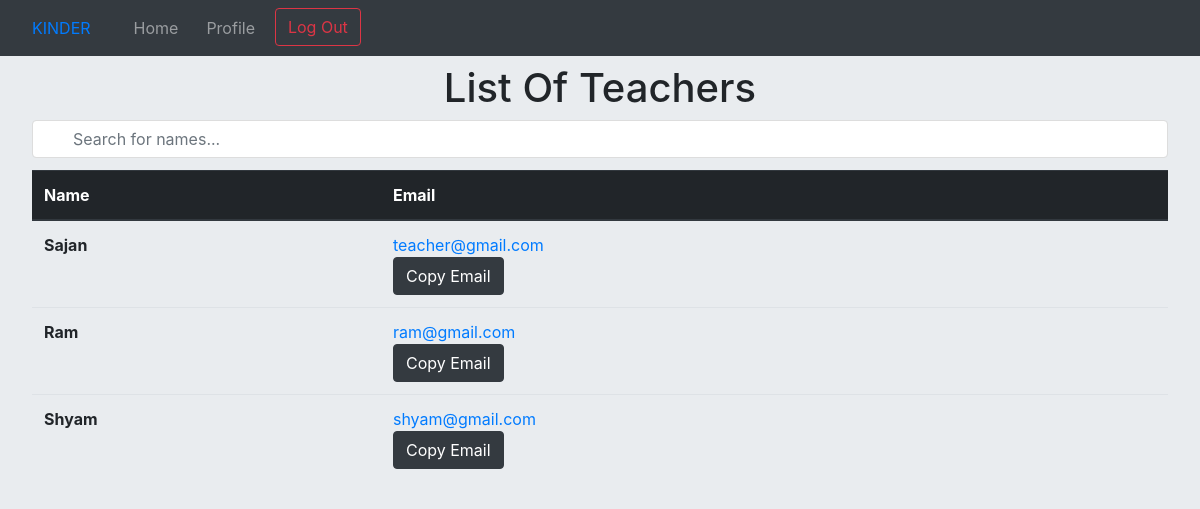
/home/teacher-profile/ (signed in), run on the app's committed database.
### users/models.py (models this page shows, shortened)
class User_teachers(models.Model):
    user=models.OneToOneField(User, on_delete=models.CASCADE)
    UserType=models.CharField(max_length=20,default='teacher')
    age=models.IntegerField()
    grade=models.CharField(max_length=20)
    schoolCode=models.CharField(max_length=20)
    school=models.ForeignKey(School,on_delete=models.CASCADE)

### second/views.py (the view)
# urls.py: path('teacher-profile/', views.teacherprofile, name='teacher-profile'),
@login_required
def teacherprofile(request):
    if(hasattr(request.user,'user_teachers')):
        teachers=User_teachers.objects.filter(school=request.user.user_teachers.school)
    else:
        teachers=User_teachers.objects.filter(school=request.user.user_parents.school,grade=request.user.user_parents.ChildGrade)
    teacherlist={
        'teachers': teachers
    }
    return render(request, 'teacherprofile.html', teacherlist)

### second/templates/teacherprofile.html (shortened to what this page needs)
{% extends "base1.html" %} {% block base2 %} {% load static %}
<!DOCTYPE html>
<html lang="en">
  <head>
    <link rel="stylesheet" href="{% static 'form1.css' %}" />
  </head>
  <body class="jumbotron">
    <center>
      <h1>List Of Teachers</h1>
      <input
        class="form-control"
        type="text"
        id="myInput"
        onkeyup="myFunction()"
        placeholder="Search for names..."
      />
      <table class="table table-hover" id="myTable">
        <thead class="thead-dark">
          <tr>
            <th>Name</th>
            <th>Email</th>
          </tr>
        </thead>
        {% for t in teachers %}
        <tr>
          <td><b> {{t.user.username}} </b></td>
          <td>
            <a href="{% url 'send-email' %}">{{t.user.email}}</a>
            <br />
            <button class="btn btn-dark" id="myButton" onclick="copyFunction()">
              Copy Email
            </button>
            <br />
          </td>
        </tr>
        {% endfor %}
      </table>
    </center>
  </body>
</html>
{% endblock %}

### static/form1.css (style rules this page uses)
#myInput { background-image: url(/media/search.png); background-position: 10px 12px; background-repeat: no-repeat; width: 100%; font-size: 16px; padding: 12px 20px 12px 40px; border: 1px solid #ddd; margin-bottom: 12px; }

### data on the page
User_teachers: user.username "Sajan", user.email "teacher@gmail.com"
User_teachers: user.username "Ram", user.email "ram@gmail.com"
User_teachers: user.username "Shyam", user.email "shyam@gmail.com"
